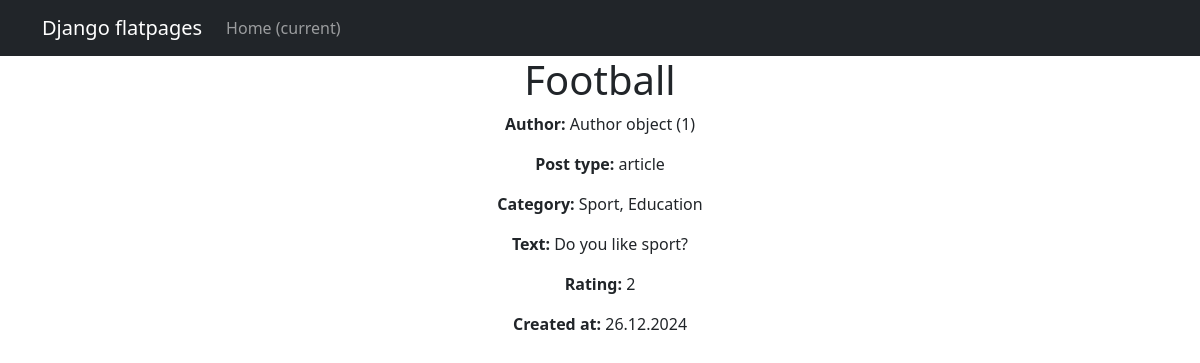
The page /news/1/ on the database as committed earlier.
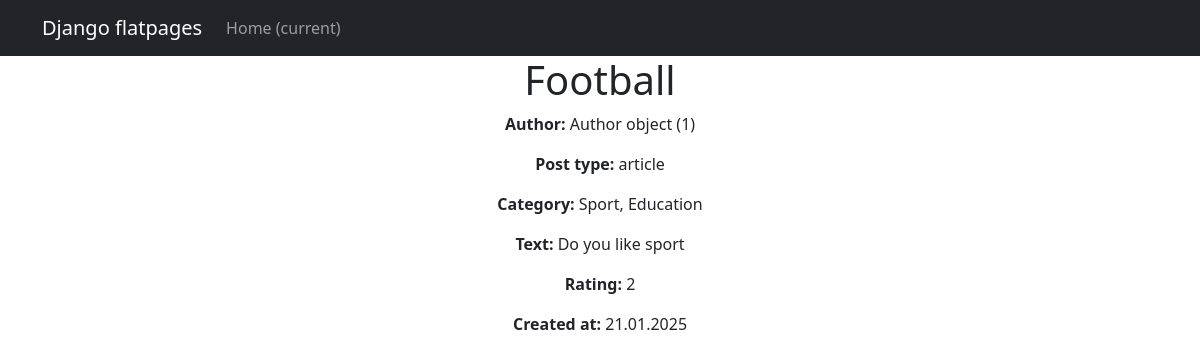
The same page on the database as committed later.
### news/models.py (models this page shows, shortened)
class Post(models.Model):
    ARTICLE = 'AR'
    NEWS = 'NW'
    TYPES = (
        (ARTICLE, 'Статья'),
        (NEWS, 'Новость')
    )
    author = models.ForeignKey(Author, on_delete = models.CASCADE)
    post_type = models.CharField(max_length=2, choices= TYPES, default=ARTICLE)
    created_at = models.DateTimeField(auto_now_add=True)
    category = models.ManyToManyField(Category, through= 'PostCategory')
    title = models.CharField(max_length=255)
    text = models.TextField()
    rating = models.IntegerField(default=0)
    def __init__(self, *args, **kwargs):
        super().__init__(*args, **kwargs)  # Передаем аргументы корректно

class Author(models.Model):
    user = models.OneToOneField(User, on_delete= models.CASCADE)
    rating = models.IntegerField(default=0)

### news/views.py (the view)
# urls.py: path('<int:pk>/', NewDetail.as_view(), name='new_detail'),
class NewDetail(DetailView):
    model = Post
    template_name = 'new.html'
    context_object_name = 'new'

### news/templatetags/custom_filters.py (called while the page is built)
@register.filter(name='censor')
def censor(value):
    for word in BAD_WORDS:
        value = value.replace(word, '*' * len(word))
    return value

### templates/new.html (shortened to what this page needs)
{% extends 'flatpages/default.html' %}
{% load custom_filters %}
{% block content %}
<h1>{{ new.title }}</h1>
<p><strong>Author:</strong> {{ object.author }}</p>
<p><strong>Post type:</strong> {{ new.post_type }}</p>
<p><strong>Category:</strong> {% for category in new.category.all %}
                       {{ category.name }}{% if not forloop.last %}, {% endif %}
                   {% endfor %}</p>
<p><strong>Text:</strong> {{ new.text|censor }}</p>
<p><strong>Rating:</strong> {{ new.rating }}</p>
<p><strong>Created at:</strong> {{ new.created_at|date:"d.m.Y" }}</p>
{% endblock content %}

Rows that differ between the two databases and show on the page:
changed Post "Football": text|censor "Do you like sport?" → "Do you like sport"; created_at "26.12.2024" → "21.01.2025"
